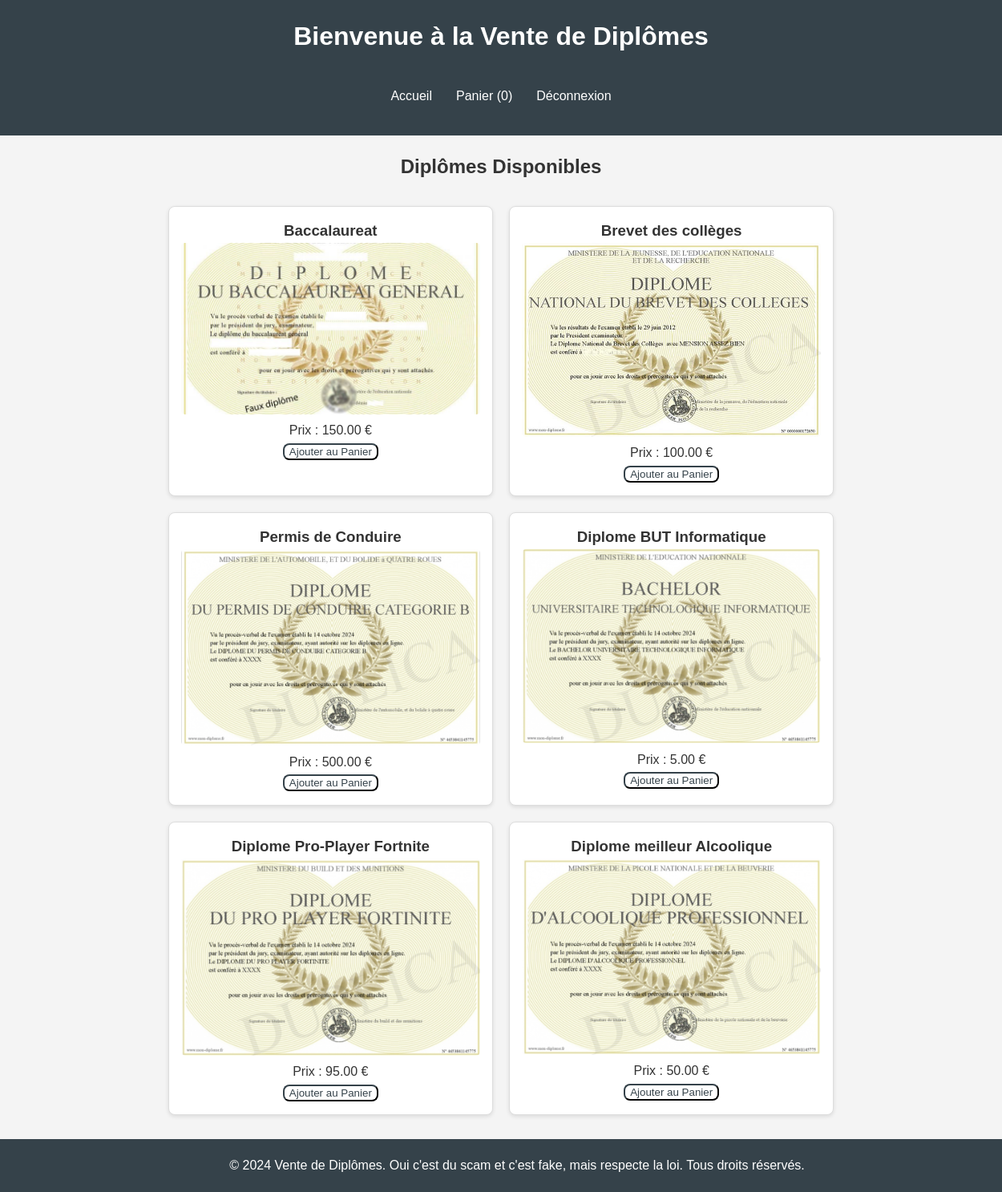
/projet/index.php (signed in), run on the app's committed database.
### tables this page shows
CREATE TABLE `diplome` (
  `id` int(11) NOT NULL,
  `Titre` varchar(255) NOT NULL,
  `Description` text NOT NULL,
  `Prix` decimal(10,2) NOT NULL,
  `Image` varchar(255) NOT NULL
);

### projet/index.php (the view, shortened to what this page needs)
<?php
require_once 'config.php';
$sql = 'SELECT * FROM diplome';
$stmt = $pdo->query($sql);
$diplomes = $stmt->fetchAll(PDO::FETCH_ASSOC);
?>
<!DOCTYPE html>
<html lang="fr">
<head>
    <link rel="stylesheet" href="style.css">
</head>
<body>
    <header>
        <h1>Bienvenue à la Vente de Diplômes</h1>
        <nav>
            <ul>
                <li><a href="index.php">Accueil</a></li>
                <li><a href="panier.php">Panier (<span id="panier-compteur"><?php echo isset($_SESSION['panier']) ? count($_SESSION['panier']) : 0; ?></span>)</a></li>
                <li><a href="logout.php">Déconnexion</a></li>
            </ul>
        </nav>
    </header>
    <main>
        <h2>Diplômes Disponibles</h2>
        <?php if (!empty($diplomes)): ?>
        <div class="diplomes-container">
            <?php foreach ($diplomes as $diplome): ?>
                <div class="diplome">
                    <h3><?php echo $diplome['Titre']; ?></h3>
                    <a href="detail.php?titre=<?php echo $diplome['Titre']; ?>">
                         <?php if (!empty($diplome['Image'])): ?>
                            <img src="<?php echo $diplome['Image']; ?>" alt="<?php echo $diplome['Titre']; ?>" />
                        <?php else: ?>
                            <img src="default-image.jpg" alt="Image non disponible" />
                        <?php endif; ?>
                    </a>
                    <p>Prix : <?php echo $diplome['Prix']; ?> €</p>
                    <form action="panier.php" method="post">
                        <button type="submit">Ajouter au Panier</button>
                    </form>
                </div>
            <?php endforeach; ?>
        </div>
        <?php else: ?>
            <p>Aucun diplôme disponible pour le moment.</p>
        <?php endif; ?>
    </main>
    <footer>
        <p>&copy; 2024 Vente de Diplômes. Oui c'est du scam et c'est fake, mais respecte la loi. Tous droits réservés.</p>
    </footer>
</body>
</html>

### projet/style.css (style rules this page uses)
body, h1, h2, h3, p { margin: 0; padding: 0; }
body { font-family: 'Arial', sans-serif; line-height: 1.6; background-color: #f4f4f4; color: #333; overflow-x: hidden; }
header { background: #35424a; color: #ffffff; padding: 20px; text-align: center; }
nav { display: flex; justify-content: center; }
nav ul { list-style: none; padding: 0; display: flex; }
nav ul li { margin: 0 15px; }
nav ul li a { color: #ffffff; text-decoration: none; }
main { padding: 20px; display: flex; flex-direction: column; align-items: center; }
h1, h2 { margin-bottom: 20px; }
.diplomes-container { display: flex; flex-wrap: wrap; justify-content: center; margin: 0 auto; max-width: 1200px; padding: 0 10px; box-sizing: border-box; }
.diplome { background: #ffffff; border: 1px solid #ddd; border-radius: 8px; padding: 15px; margin: 10px; text-align: center; width: calc(33.333% - 20px); box-shadow: 0 2px 5px rgba(0,0,0,0.1); transition: transform 0.2s; }
.diplome img { max-width: 100%; height: auto; border-radius: 5px; }
footer { display: flex; justify-content: center; align-items: center; padding: 20px; background: #35424a; color: #ffffff; position: relative; bottom: 0; width: 100%; }
button { background-color: #ffffff; border-radius: 8px; border-color: #35424a; color: #35424a; }

### data on the page
diplome: Titre "Baccalaureat", Image (picture), Prix "150.00"
diplome: Titre "Brevet des collèges", Image (picture), Prix "100.00"
diplome: Titre "Permis de Conduire", Image (picture), Prix "500.00"
diplome: Titre "Diplome BUT Informatique", Image (picture), Prix "5.00"
diplome: Titre "Diplome Pro-Player Fortnite", Image (picture), Prix "95.00"
diplome: Titre "Diplome meilleur Alcoolique", Image (picture), Prix "50.00"
